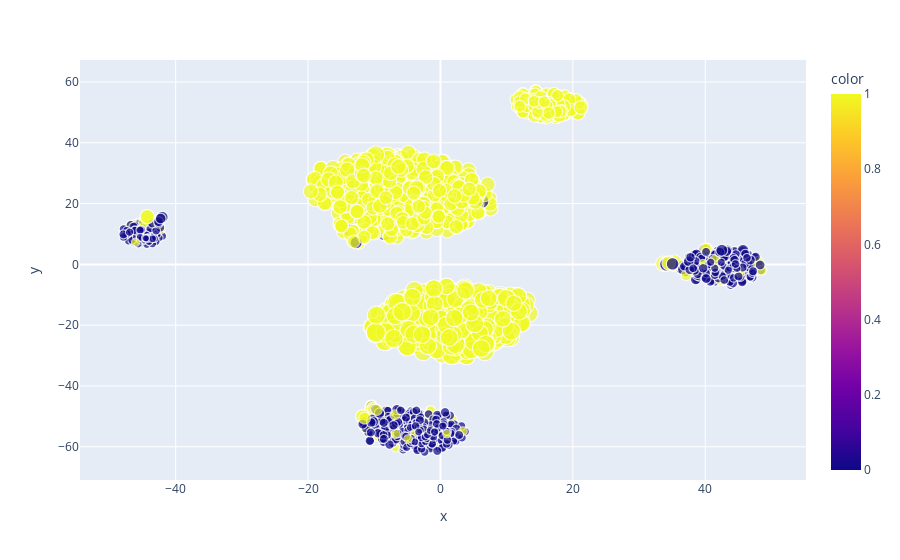

Source (notebook cell):
### Code cell
X_2d = plot_bubbles(X, clust_size, Y_hue)

### Figure 1 — Plotly figure (JSON) as saved in the notebook; plotly's stock layout.template omitted (floating-point values rounded to 4 significant figures; data arrays with more than 128 entries replaced by an {"elided": "..."} marker saying what was removed)
{"data": [{"hovertemplate": "x=%{x}<br>y=%{y}<br>size=%{marker.size}<br>color=%{marker.color}<extra></extra>", "legendgroup": "", "marker": {"color": {"elided": "2798 int values"}, "coloraxis": "coloraxis", "size": {"elided": "2798 float values"}, "sizemode": "area", "sizeref": 0.007365, "symbol": "circle"}, "mode": "markers", "name": "", "showlegend": false, "type": "scattergl", "x": {"elided": "2798 float values"}, "xaxis": "x", "y": {"elided": "2798 float values"}, "yaxis": "y"}], "layout": {"coloraxis": {"colorbar": {"title": {"text": "color"}}, "colorscale": [[0, "#0d0887"], [0.1111, "#46039f"], [0.2222, "#7201a8"], [0.3333, "#9c179e"], [0.4444, "#bd3786"], [0.5556, "#d8576b"], [0.6667, "#ed7953"], [0.7778, "#fb9f3a"], [0.8889, "#fdca26"], [1, "#f0f921"]]}, "legend": {"itemsizing": "constant", "tracegroupgap": 0}, "margin": {"t": 60}, "xaxis": {"anchor": "y", "domain": [0, 1], "title": {"text": "x"}}, "yaxis": {"anchor": "x", "domain": [0, 1], "title": {"text": "y"}}}}
